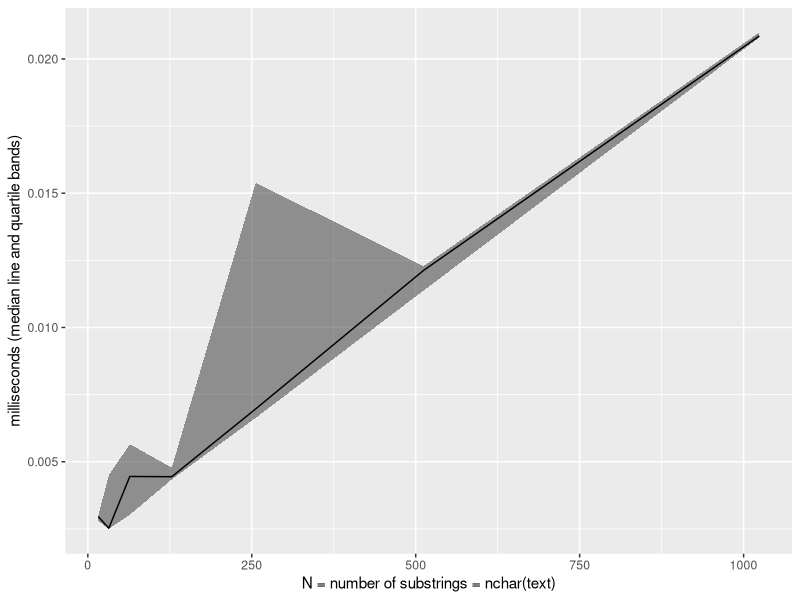

Reproduce this figure in R.
N.vec <- 2^seq(4, 10)
library(data.table)
timing.dt.list <- list()
for(N in N.vec){
  subject.vec <- rep("A", l=N)
  subject <- paste(subject.vec, collapse="")
  start.vec <- end.vec <- 1:N #slow too.
  start.vec <- end.vec <- rep(1, N)#slow.
  timing <- microbenchmark::microbenchmark(substring={
    substring(subject, start.vec, end.vec)
  }, times=5)
  print(timing)
  timing.dt.list[[paste(N)]] <- data.table(N, timing)
}
timing.dt <- do.call(rbind, timing.dt.list)
timing.dt[, ms := time/1e6]
(stats.dt <- timing.dt[, list(
  median=median(ms),
  q25=quantile(ms, 0.25),
  q75=quantile(ms, 0.75)
  ), by=list(N)])
library(ggplot2)
gg <- ggplot()+
  geom_ribbon(aes(
    N, ymin=q25, ymax=q75),
    alpha=0.5,
    data=stats.dt)+
  geom_line(aes(
    N, median),
    data=stats.dt)+
  scale_x_continuous(
    "N = number of substrings = nchar(text)")+
  scale_y_continuous(
    "milliseconds (median line and quartile bands)")
print(gg)
